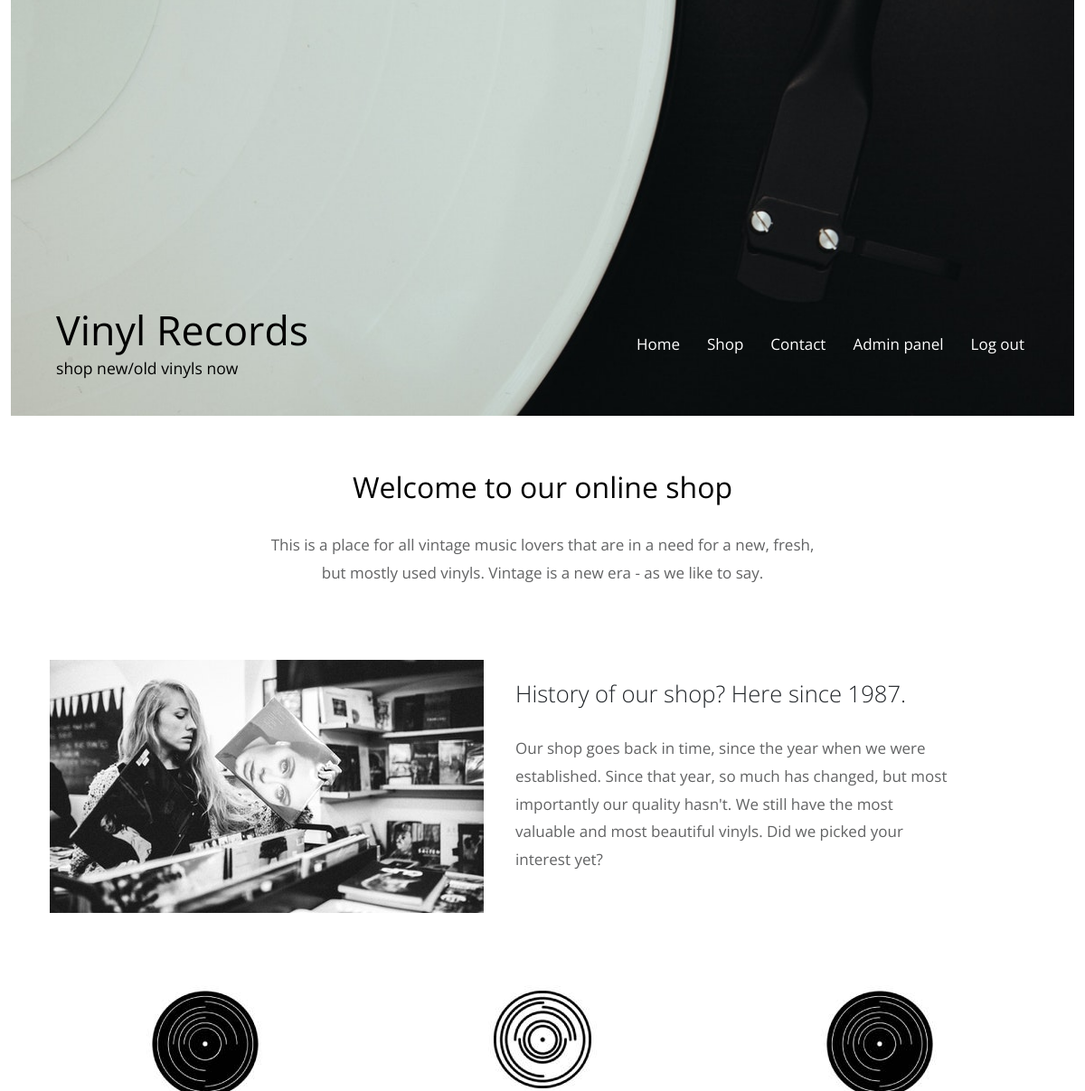
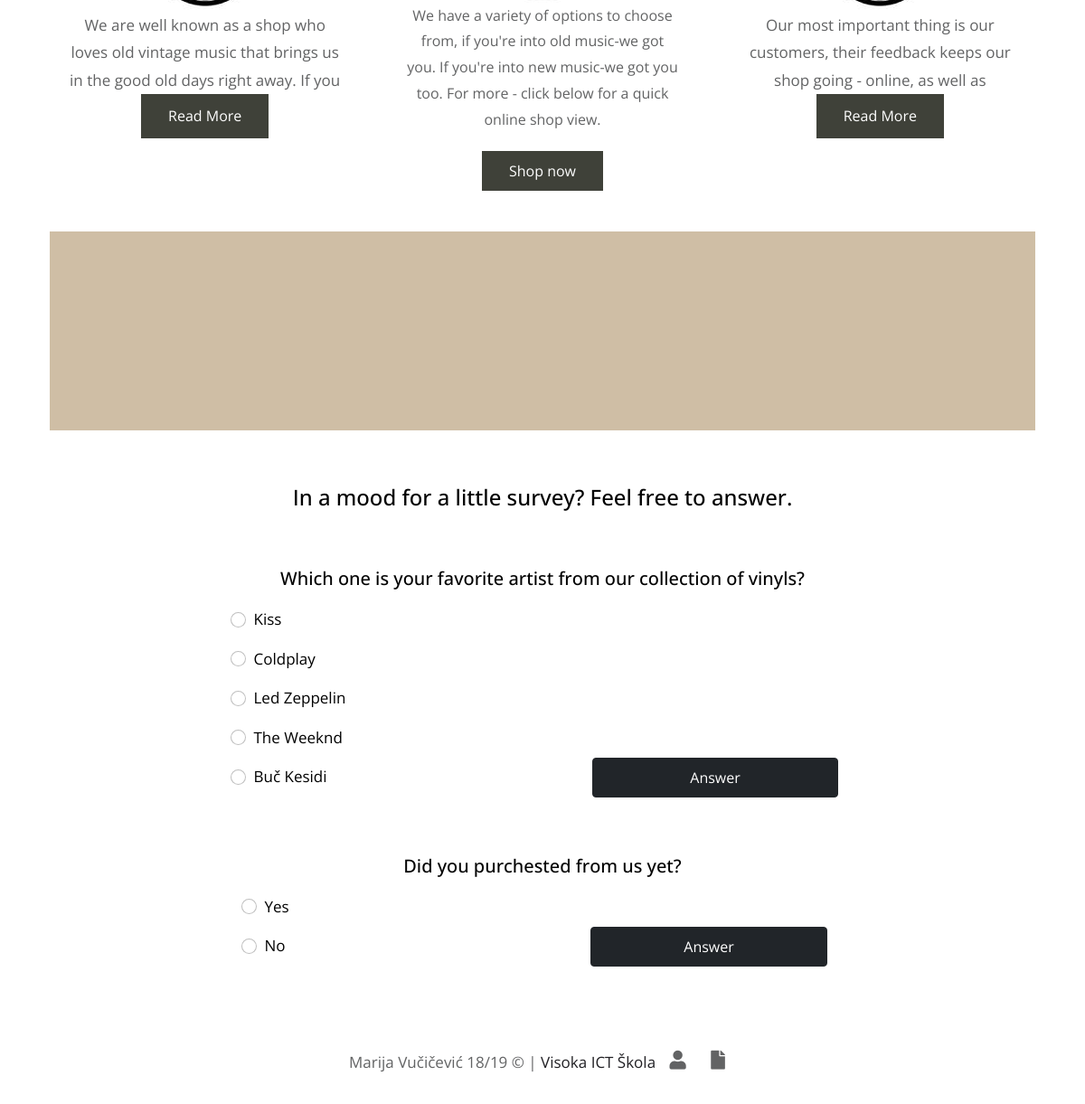
Screenshot of /assets/index.php (signed in) with the database file from the repository (2 pictures, top to bottom).
### tables this page shows
CREATE TABLE `menu` (
  `id_menu` int(255) NOT NULL,
  `name_menu` varchar(100) NOT NULL,
  `href_menu` varchar(100) NOT NULL,
  `show_menu` int(11) NOT NULL,
  `priority_menu` int(10) NOT NULL
);

CREATE TABLE `survey` (
  `idSurvey` int(10) NOT NULL,
  `question` varchar(255) NOT NULL,
  `activ` tinyint(1) NOT NULL
);

CREATE TABLE `answersurvey` (
  `idAnswer` int(10) NOT NULL,
  `idSurvey` int(10) NOT NULL,
  `answer` varchar(50) NOT NULL
);

### assets/modals/menu.php (called while the page is built)
<?php
    include "connection.php";
    $query="SELECT * FROM menu WHERE show_menu=1";
    if(isset($_SESSION['user'])){
        $user=$_SESSION['user'];
        if($user->id_roles=="1"){
            $query.=" OR show_menu=2 OR show_menu=3";
        }
        else{
            $query.=" OR show_menu=2";
        }
    }
    else{
        $query.=" OR show_menu=0";
    }
    $query.=" ORDER BY priority_menu";
    try{
        $menuResult=$conn->query($query)->fetchAll();
    }
    catch(PDOException $e){
        $message=$e;
    }
?>

### assets/modals/functions.php (called while the page is built, shortened)
<?php
    include "connection.php";
    function surveyQ(){
        global $conn;
        try{
            $query="SELECT * FROM survey WHERE activ=1";
            $result=$conn->query($query)->fetchAll();
            return $result;
        }
        catch(PDOException $e){
            $message="Server error";
        }
    }
    function surveyA(){
        global $conn;
        try{
            $query="SELECT * FROM survey s INNER JOIN answersurvey a ON s.idSurvey=a.idSurvey";
            $result=$conn->query($query)->fetchAll();
            return $result;
        }
        catch(PDOException $e){
            $message="Server error";
        }
    }
?>

### assets/index.php (the view, shortened to what this page needs)
<?php
    include "pages/head.php";
    include "pages/header.php";
	include "modals/functions.php";
	$questionS=surveyQ();
	$answersS=surveyA();
?>
		<main>
			<header class="row tm-welcome-section">
				<h2 class="col-12 text-center tm-section-title">Welcome to our online shop</h2>
				<p class="col-12 text-center">This is a place for all vintage music lovers that are in a need for a new, fresh, but
					mostly used vinyls. Vintage is a new era - as we like to say.
				</p>
			</header>
			<div class="tm-container-inner tm-history">
				<div class="row">
					<div class="col-12">
						<div class="tm-history-inner">
							<img src="img/about-06.jpg" alt="Image" class="img-fluid tm-history-img" />
							<div class="tm-history-text">
								<h3 class="tm-history-title text-dark">History of our shop? Here since 1987. </h3>
								<p class="tm-mb-p">Our shop goes back in time, since the year when we were established.
									Since that year, so much has changed, but most importantly our quality hasn't. We still have the most valuable
									and most beautiful vinyls. Did we picked your interest yet?
								</p>
							</div>
						</div>
					</div>
				</div>
			</div>
			<div class="tm-container-inner tm-features">
				<div class="row">
					<div class="col-lg-4">
						<div class="tm-feature">
							<img src="img/iconBlack.jpg" alt="iconBlack">
							<p>We are well known as a shop who loves old vintage music that brings us in the good old days right away. If you</p>
							<p id="showText" class="tm-btn tm-btn-success">Read More</p>
						</div>
					</div>
					<div class="col-lg-4">
						<div class="tm-feature">
							<img src="img/iconWhite.jpg" alt="iconWhite">
							<p class="tm-feature-description">We have a variety of options to choose from, if you're into old music-we got you. If you're into new music-we got you too. For more - click below for a quick online shop view.</p>
							<a href="shop.php#shop" class="tm-btn tm-btn-success">Shop now</a>
						</div>
					</div>
					<div class="col-lg-4">
						<div class="tm-feature">
							<img src="img/iconBlack.jpg" alt="iconBlack">
							<p>Our most important thing is our customers, their feedback keeps our shop going - online, as well as</p>
							<p id="showText2"class="tm-btn tm-btn-success">Read More</p>
						</div>
					</div>
				</div>
			</div>
			<div class="tm-container-inner tm-featured-image">
				<div class="row">
					<div class="col-12">
						<div class="placeholder-2">
							<div class="parallax-window-2" data-parallax="scroll" data-image-src="img/bgImageTwo.jpg"></div>
						</div>
					</div>
				</div>
			</div>
		</main>
		<?php
			if(isset($_SESSION['user'])):
		?>
			<div class="row tm-welcome-section">
				<div class="col-md-12 text-center">
				<h4>In a mood for a little survey? Feel free to answer.</h4>
			</div>
		</div>
		<?php
			foreach($questionS as $q):
		?>
		<div>
			<div class="row tm-welcome-section">
				<div class="col-md-12 p-1 text-center">
					<h5><?=$q->question?></h5>
				</div>
				   <?php
					foreach($answersS as $a):
						if($a->idSurvey==$q->idSurvey):
					?>
				<div class="form-check col-md-7 p-2">
					<input class="form-check-input position-static inline survey" type="radio" name="survey?<?=$a->idSurvey?>" id="blankRadio1" value="<?=$a->idAnswer?>" data-id="<?=$a->idSurvey?>"/><?=$a->answer?>
				</div>
				<?php
					endif;
					endforeach;
				?>
				<button type="button" class="btn btn-dark send col-5 pl-5" id="send" data-id="<?=$q->idSurvey?>">Answer</button>
				<?php
					endforeach;
					endif;
				?>
			</div>
		</div>
<?php
	include "pages/footer.php";
?>

### assets/pages/header.php
<?php
	include_once "modals/menu.php";
?>
<div class="container">
		<div class="placeholder">
			<div class="parallax-window" data-parallax="scroll" data-image-src="img/bgImage.jpg">
				<div class="tm-header">
					<div class="row tm-header-inner">
						<div class="col-md-6 col-12">
							<div class="tm-site-text-box">
								<a href="index.php"><h1 class="tm-site-title">Vinyl Records</h1></a>
								<h6 class="tm-site-description">shop new/old vinyls now</h6>
							</div>
						</div>
						<nav class="col-md-6 col-12 tm-nav">
							<ul class="tm-nav-ul">
								<?php
									foreach($menuResult as $m):
								?>
									<li class="tm-nav-li"><a href="<?=$m->href_menu?>" class="tm-nav-link"><?=$m->name_menu?></a></li>
								<?php
									endforeach;
								?>
							</ul>
						</nav>
					</div>
				</div>
			</div>
		</div>

### assets/css/style.css (style rules this page uses)
ul, nav, body, h1, h2, h3, h4, h6, p, figure { margin: 0; padding: 0; color: black; }
a, button { transition: all 0.3s ease; }
html { box-sizing: border-box; scroll-behavior: smooth!important; }
*, *::before, *::after { box-sizing: inherit; }
.container { width: 100%; max-width: 1200px; margin-right: auto; margin-left: auto; }
.tm-container-inner, .tm-container-inner-2 { padding-left: 15px; padding-right: 15px; }
.row { display: -ms-flexbox; display: flex; -ms-flex-wrap: wrap; flex-wrap: wrap; margin-left: -15px; margin-right: -15px; }
.col-lg-3, .col-lg-4, .col-lg-6, .col-md-4, .col-md-6, .col-sm-6, .col-12 { position: relative; width: 100%; padding-right: 15px; padding-left: 15px; }
.col-12 { -ms-flex: 0 0 100%; flex: 0 0 100%; max-width: 100%; }
@media (min-width: 768px) { .col-md-6 { -ms-flex: 0 0 50%; flex: 0 0 50%; max-width: 50%; } }
::placeholder { font-size: 1rem; color: #626364 }
a { text-decoration: none; }
@media (min-width: 992px) { .col-lg-4 { -ms-flex: 0 0 33.333333%; flex: 0 0 33.333333%; max-width: 33.333333%; } }
.tm-btn { display: inline-block; font-size: 1rem; width: auto; padding: 10px 30px; text-decoration: none; cursor: pointer; border: 0; }
.tm-btn-success { background-color: #3f4139; color: white; }
.tm-mb-p { margin-bottom: 20px; }
.text-center { text-align: center; }
.img-fluid { max-width: 100%; height: auto; }
body { font-family: 'Open Sans', Arial, sans-serif; font-size: 17px; overflow-x: hidden; }
.container { background-color: white; }
p, address { color: #626364; line-height: 1.8; }
.placeholder { width: 100%; min-height: 460px; background-color: #626364; }
.placeholder-2 { width: 100%; min-height: 220px; background-color: #CFBEA5; position: relative; z-index: 998; }
.parallax-window { min-height: 460px; background: transparent; position: relative; }
.parallax-window-2 { min-height: 220px; width: 100%; margin-left: auto; margin-right: auto; background: transparent; position: relative; }
.tm-header { position: absolute; bottom: 0; left: 0; width: 100%; color: white; z-index: 1000; }
.tm-header-inner { padding: 40px 50px; }
.tm-site-text-box { display: inline-block; }
.tm-site-title { font-size: 2.8rem; font-weight: 400; margin-bottom: 5px; }
.tm-site-description { font-size: 1.1rem; font-weight: 400; }
.tm-nav { text-align: right; margin-top: 30px; }
.tm-nav-ul { display: flex; justify-content: flex-end; }
.tm-nav-li { list-style: none; display: block; margin-bottom: 0; padding-right: 5px; padding-left: 25px; }
.tm-nav-link { color: white; text-decoration: none; padding-bottom: 10px; }
.tm-welcome-section { margin: 60px auto; max-width: 655px; }
.tm-section-title { font-size: 2rem; font-weight: 400; margin-bottom: 30px; }
.tm-section, .tm-container-inner, .tm-container-inner-2 { margin-left: auto; margin-right: auto; }
@media (min-width: 768px) { .tm-gallery-page, .tm-section, .tm-container-inner, .tm-container-inner-2 { max-width: 840px; } }
@media (min-width: 992px) { .tm-container-inner { max-width: 1120px; } }
a { color: #212024; }
.tm-feature { text-align: center; padding: 45px 20px; }
.tm-feature-description { margin-bottom: 20px; font-size: 1rem; }
.tm-features { margin-top: 35px; }
.tm-history { margin-top: 80px; }
.tm-history-inner { display: flex; align-items: center; justify-content: center; flex-direction: column; }
.tm-history-img { max-width: 100%; }
@media (min-width: 768px) { .tm-history-img { max-width: 50%; } }
@media (min-width: 768px) { .tm-history-inner { flex-direction: row; } }
.tm-history-title { font-size: 1.6rem; font-weight: 300; margin-bottom: 30px; }
.tm-history-text { max-width: 480px; margin: 15px auto 0; }
@media (min-width: 768px) { .tm-history-text { max-width: auto; margin: 0 auto 0 35px; } }
* { -webkit-box-sizing: border-box; box-sizing: border-box; }
body { padding: 0; margin: 0; }

### rows the page displays
menu: name_menu "Home"
menu: name_menu "Shop"
menu: name_menu "Contact"
menu: name_menu "Admin panel"
menu: name_menu "Log out"
survey: question "Which one is your favorite artist from our collection of vinyls?"
answersurvey: answer "Kiss"
answersurvey: answer "Coldplay"
answersurvey: answer "Led Zeppelin"
answersurvey: answer "The Weeknd"
answersurvey: answer "Buč Kesidi"
survey: question "Did you purchested from us yet?"
answersurvey: answer "Yes"
answersurvey: answer "No"
